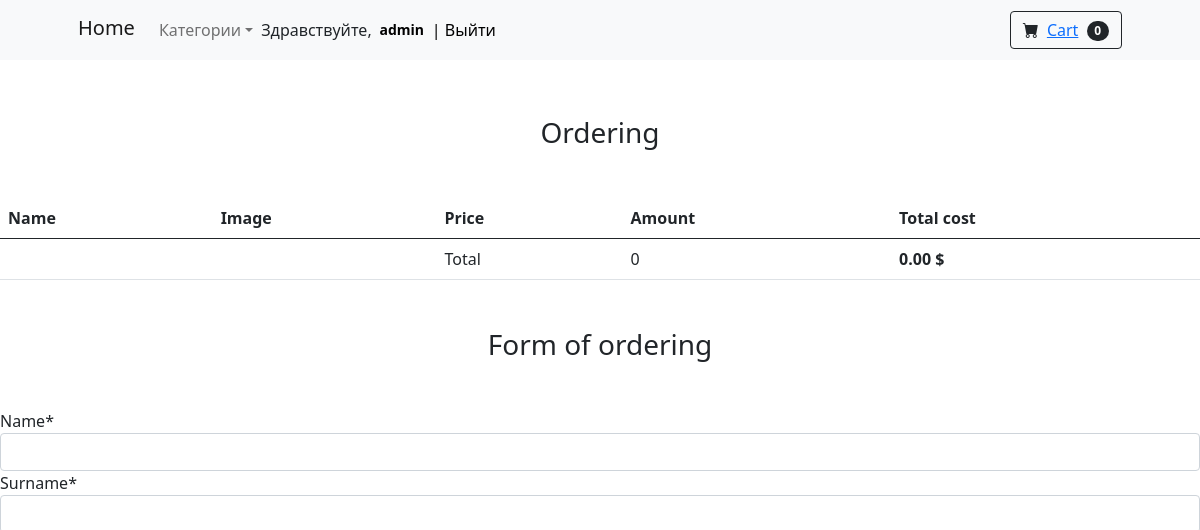
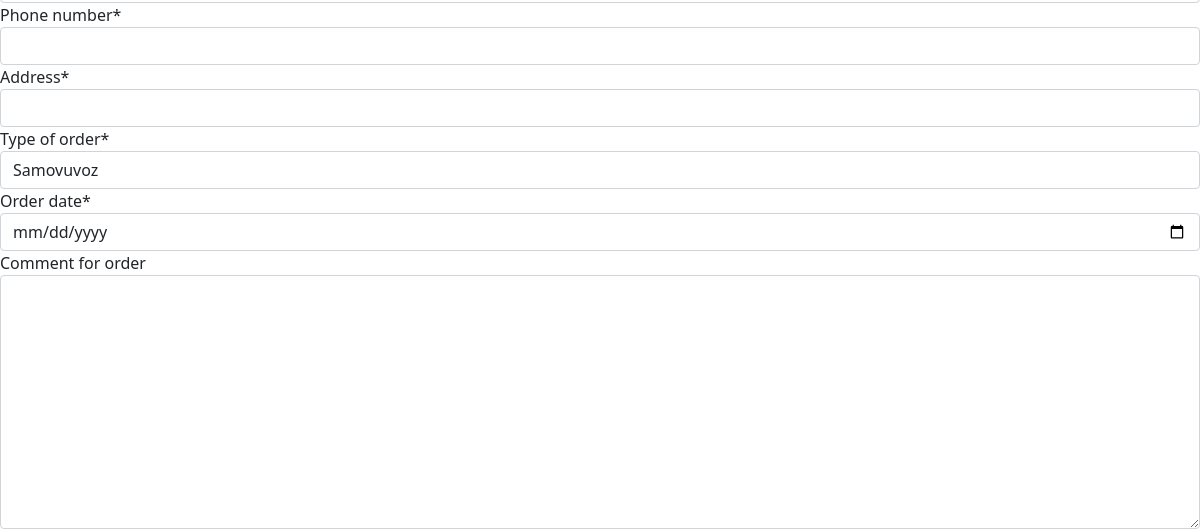
Before: /checkout/ (signed in, upper part) with the older database file (2 pictures, top to bottom).
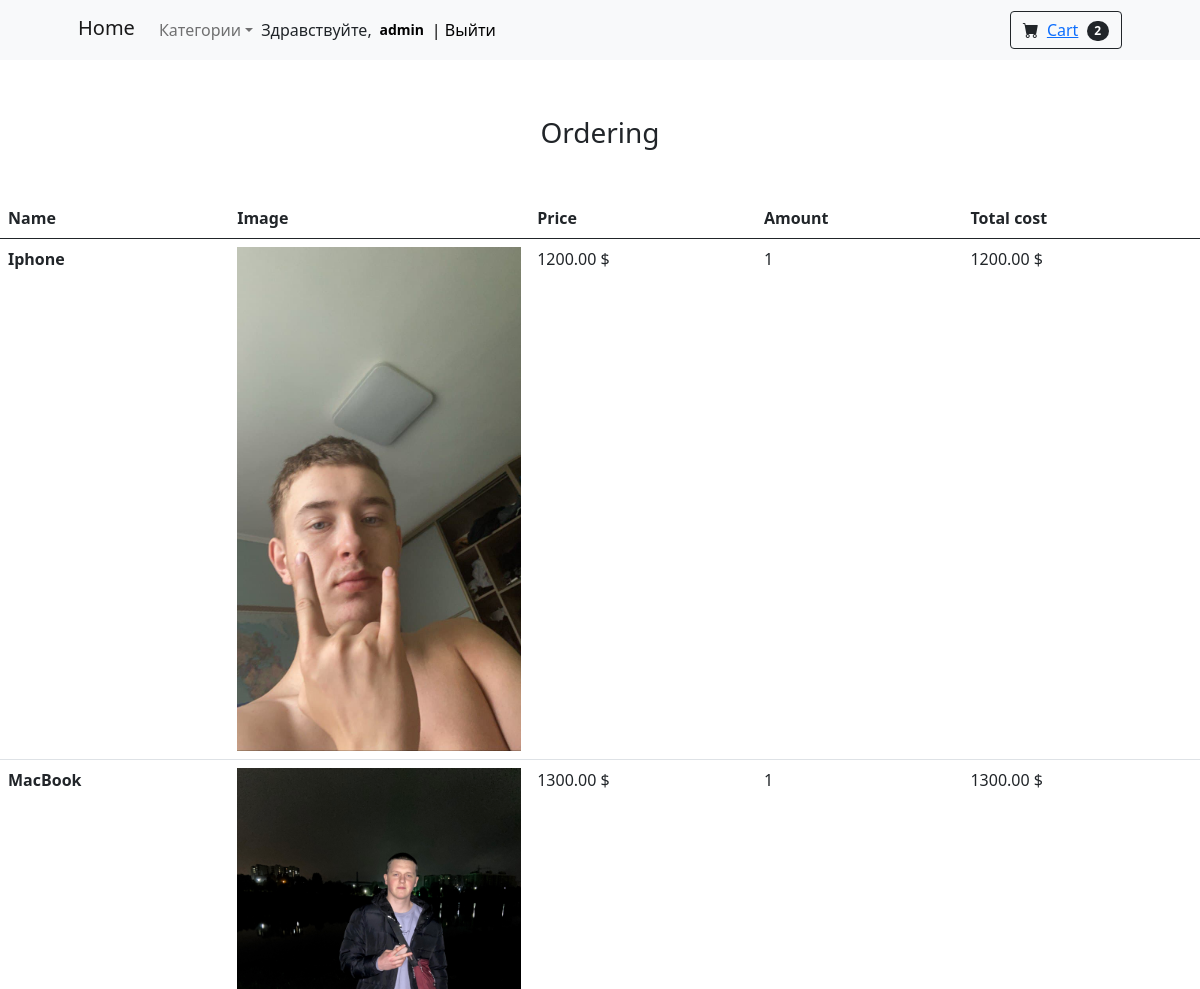
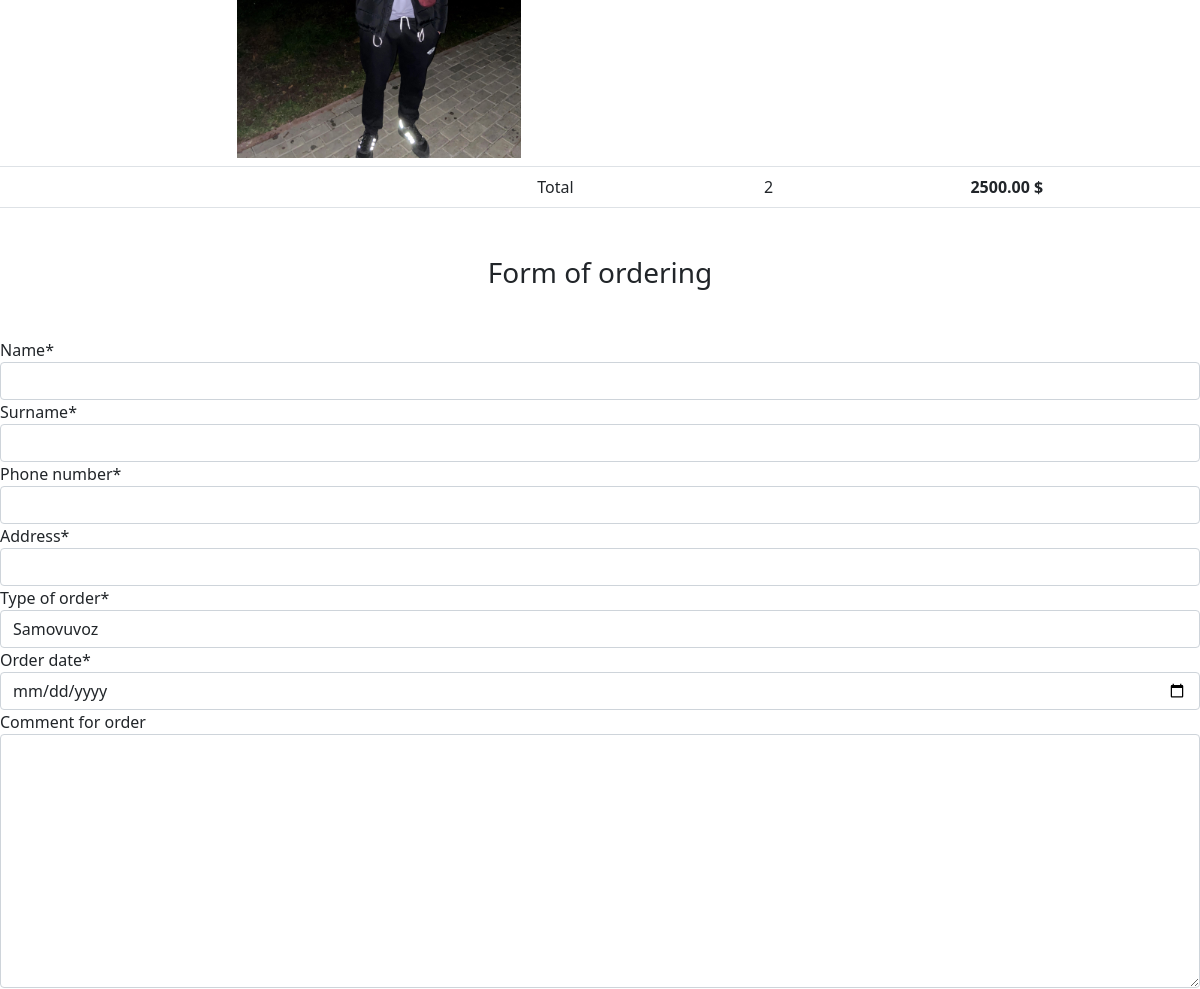
After: the same page with the newer database file (2 pictures, top to bottom).
### mainapp/models.py (models this page shows, shortened)
class Cart(models.Model):
    owner = models.ForeignKey("Customer", null=True, verbose_name="Owner", on_delete=models.CASCADE)
    products = models.ManyToManyField(CartProduct, blank=True, related_name="related_cart")
    total_products = models.PositiveIntegerField(default=0)
    final_price = models.DecimalField(max_digits=10, default=0, decimal_places=2, verbose_name="Total price")
    in_order = models.BooleanField(default=False)
    for_anonymous_user = models.BooleanField(default=False)

class CartProduct(models.Model):
    user = models.ForeignKey("Customer", verbose_name="Customer", on_delete=models.CASCADE)
    cart = models.ForeignKey("Cart", verbose_name="Cart", on_delete=models.CASCADE, related_name="related_products")
    product = models.ForeignKey(Product, verbose_name="Product", on_delete=models.CASCADE)
    qty = models.PositiveIntegerField(default=1)
    final_price = models.DecimalField(max_digits=10, decimal_places=2, verbose_name="Total price")

class Product(models.Model):
    MIN_RESOLUTION = (0, 0)
    MAX_RESOLUTION = (8000, 8000)
    category = models.ForeignKey(Category, verbose_name="Category", on_delete=models.CASCADE)
    title = models.CharField(max_length=256, verbose_name="Name of product")
    slug = models.SlugField(max_length=256)
    image = models.ImageField(upload_to="products/%Y/%m/%d", blank=True, verbose_name="Image")
    description = models.TextField(blank=True, verbose_name="Description")
    price = models.DecimalField(max_digits=10, decimal_places=2, verbose_name="Price")
    features = models.ManyToManyField("specs.ProductFeatures", blank=True, related_name='features_for_product')
    available = models.BooleanField(default=True)
    created = models.DateTimeField(auto_now_add=True)
    updated = models.DateTimeField(auto_now=True)

### mainapp/views.py (the view)
# urls.py: path("checkout/", CheckoutView.as_view(), name="checkout"),
class CheckoutView(CartMixin, View):
    def get(self, request, *args, **kwargs):
        categories = Category.objects.all()
        form = OrderForm(request.POST or None)
        context = {
            "cart": self.cart,
            "form": form,
            "categories": categories
        }
        return render(request, "checkout.html", context)

### mainapp/forms.py (shortened to what this page needs)
class OrderForm(forms.ModelForm):
    order_date = forms.DateField(widget=forms.TextInput(attrs={'type': 'date'}))
    class Meta:
        model = Order
        fields = (
            "first_name", "last_name", "phone", "address", "baying_type", "order_date", "comment"
        )

### mainapp/mixins.py (called while the page is built)
    def dispatch(self, request, *args, **kwargs):
        if request.user.is_authenticated:
            customer = Customer.objects.filter(user=request.user).first()
            if not customer:
                customer = Customer.objects.create(
                    user=request.user
                )
            cart = Cart.objects.filter(owner=customer, in_order=False).first()
            if not cart:
                cart = Cart.objects.create(owner=customer)
        else:
            cart = Cart.objects.filter(for_anonymous_user=True).first
            if not cart:
                cart = Cart.objects.create(for_anonymous_user=True)
        self.cart = cart
        return super().dispatch(request, *args, **kwargs)

### mainapp/models.py (called while the page is built)
    def get_absolute_url(self):
        return reverse('category_detail', kwargs={'slug': self.slug})

### mainapp/templates/checkout.html (shortened to what this page needs)
{% extends 'base.html' %}
{% load crispy_forms_tags %}
{% block content %}
<h3 class="text-center mt-5 mb-5">Ordering</h3>
<table class="table">
  <thead>
    <tr>
      <th scope="col">Name</th>
      <th scope="col">Image</th>
      <th scope="col">Price</th>
      <th scope="col">Amount</th>
      <th scope="col">Total cost</th>
    </tr>
  </thead>
  <tbody>
  {% for item in cart.products.all %}
    <tr>
      <th scope="row">{{ item.product.title }}</th>
      <td class="w-25"><img src="{{ item.product.image.url }}" class="img-fluid"></td>
      <td>{{ item.product.price }} $</td>
      <td>{{ item.qty }}</td>
      <td>{{ item.final_price }} $</td>
    </tr>
  {% endfor %}
  <tr>
    <td colspan="2"></td>
    <td>Total</td>
    <td>{{ cart.total_products }}</td>
    <td><strong>{{ cart.final_price }} $</strong></td>
  </tr>
  </tbody>
</table>
<h3 class="text-center mt-5 mb-5">Form of ordering</h3>
<form action="{% url 'make_order' %}" method="POST">
  {{ form|crispy }}
</form>
{% endblock content %}

### mainapp/templates/base.html (shortened to what this page needs)
<!DOCTYPE html>
{% load static %}
<html lang="en" xmlns="http://www.w3.org/1999/html">
    <head>
        <link href="https://cdn.jsdelivr.net/npm/bootstrap-icons@1.5.0/font/bootstrap-icons.css" rel="stylesheet" />
        <link href="https://cdn.jsdelivr.net/npm/bootstrap@5.0.2/dist/css/bootstrap.min.css" rel="stylesheet">
    </head>
    <body>
        <nav class="navbar navbar-expand-lg navbar-light bg-light">
            <div class="container px-4 px-lg-5">
                <a class="navbar-brand" style="margin-bottom:4px;" href="{% url 'base' %}">Home</a>
                <div class="collapse navbar-collapse" id="navbarSupportedContent">
                    <ul class="navbar-nav">
                        <li class="nav-item dropdown">
                            <a class="nav-link dropdown-toggle" id="navbarDropdownMenuLink" href="#" role="button" data-bs-toggle="dropdown" aria-expanded="false">Категории</a>
                        </li>
                        <li class="nav-item">
                            {% if request.user.is_authenticated %}
                            <span class="navbar text text-dark">Здравствуйте, <span class="badge badge-danger">
                            <a style="text-decoration: none; font-size:14px; color:black;" href="{% url 'profile' %}">{{ request.user.username }}</a></span><a href="{% url 'logout' %}" style="color:black; text-decoration: none;">| Выйти</a> </span>{% endif %}
                        </li>
                    </ul>
                    <form class="d-flex">
                        <button class="btn btn-outline-dark" type="submit">
                            <i class="bi-cart-fill me-1"></i>
                            <a href="{% url 'cart' %}">Cart</a>
                            <span class="badge bg-dark text-white ms-1 rounded-pill">{{ cart.products.count }}</span>
                        </button>
                    </form>
                </div>
            </div>
        </nav>
        <section class="py-2">
                {% block content %} {% endblock %}
        </section>
    </body>
</html>

Changed rows visible on the page:
changed Cart: products.count "0" → "2"; total_products "0" → "2"; final_price "0.00" → "2500.00"
added CartProduct: product "Iphone", product.image (picture), product.price "1200.00", qty "1", final_price "1200.00"
added CartProduct: product "MacBook", product.image (picture), product.price "1300.00", qty "1", final_price "1300.00"
